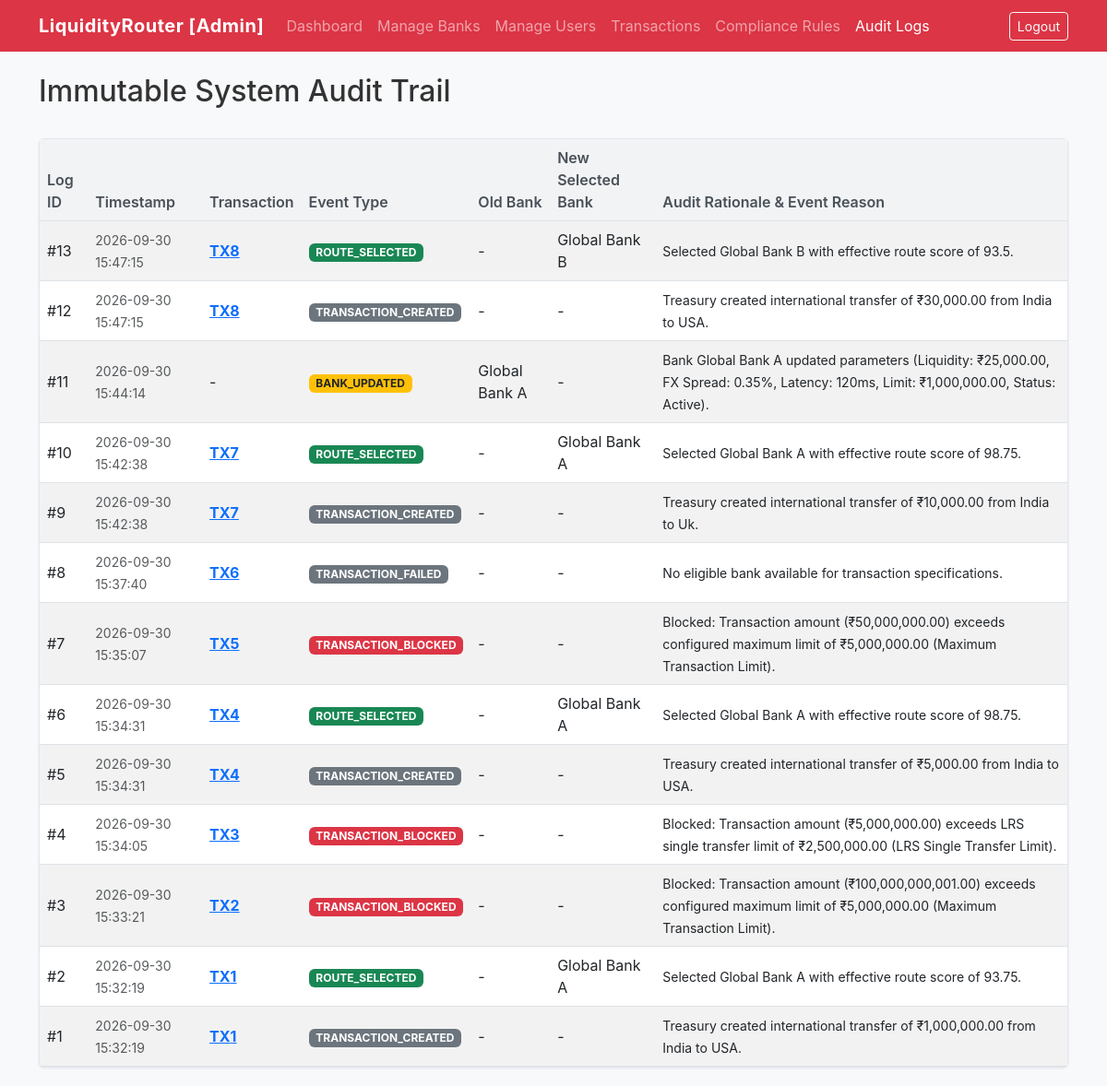
The app's page /audit_logs (signed in) with its own data.
### tables this page shows
CREATE TABLE audit_logs (
            log_id INTEGER PRIMARY KEY AUTOINCREMENT,
            transaction_id INTEGER,
            event TEXT NOT NULL,
            old_bank_id INTEGER,
            new_bank_id INTEGER,
            reason TEXT,
            timestamp TEXT NOT NULL,
            FOREIGN KEY (transaction_id) REFERENCES transactions(transaction_id)
        );

CREATE TABLE banks (
            bank_id INTEGER PRIMARY KEY AUTOINCREMENT,
            user_id INTEGER NOT NULL,
            bank_name TEXT NOT NULL,
            country TEXT NOT NULL,
            currency TEXT NOT NULL,
            liquidity REAL NOT NULL DEFAULT 0,
            fx_spread REAL NOT NULL DEFAULT 0,
            latency INTEGER NOT NULL DEFAULT 0,
            transaction_limit REAL NOT NULL DEFAULT 0,
            status TEXT NOT NULL DEFAULT 'Active',
            FOREIGN KEY (user_id) REFERENCES users(user_id)
        );

### app.py (the view)
@app.route("/audit_logs")
def audit_logs():
    if "user_id" not in session or session.get("role") != "admin":
        flash("Unauthorized access.", "error")
        return redirect(url_for("login"))
    logs = database.get_audit_logs()
    return render_template("audit_logs.html", logs=logs)

### database.py (called while the page is built)
def create_connection():
    os.makedirs(DB_DIR, exist_ok=True)
    conn = sqlite3.connect(DB_PATH)
    conn.row_factory = sqlite3.Row
    conn.execute("PRAGMA foreign_keys = ON;")
    return conn

def get_audit_logs():
    conn = create_connection()
    cursor = conn.cursor()
    cursor.execute('''
        SELECT al.*, b1.bank_name as old_bank_name, b2.bank_name as new_bank_name
        FROM audit_logs al
        LEFT JOIN banks b1 ON al.old_bank_id = b1.bank_id
        LEFT JOIN banks b2 ON al.new_bank_id = b2.bank_id
        ORDER BY al.log_id DESC
    ''')
    logs = cursor.fetchall()
    conn.close()
    return logs

### templates/audit_logs.html (shortened to what this page needs)
<!DOCTYPE html>
<html lang="en">
<head>
    <link href="https://cdn.jsdelivr.net/npm/bootstrap@5.3.0/dist/css/bootstrap.min.css" rel="stylesheet">
    <link rel="stylesheet" href="{{ url_for('static', filename='style.css') }}">
</head>
<body>
    <nav class="navbar navbar-expand-lg navbar-dark bg-danger mb-4">
        <div class="container">
            <a class="navbar-brand" href="{{ url_for('admin_dashboard') }}">LiquidityRouter [Admin]</a>
            <div class="collapse navbar-collapse" id="navbarNav">
                <ul class="navbar-nav me-auto">
                    <li class="nav-item"><a class="nav-link" href="{{ url_for('admin_dashboard') }}">Dashboard</a></li>
                    <li class="nav-item"><a class="nav-link" href="{{ url_for('manage_banks') }}">Manage Banks</a></li>
                    <li class="nav-item"><a class="nav-link" href="{{ url_for('manage_users') }}">Manage Users</a></li>
                    <li class="nav-item"><a class="nav-link" href="{{ url_for('transactions') }}">Transactions</a></li>
                    <li class="nav-item"><a class="nav-link" href="{{ url_for('compliance_rules') }}">Compliance
                            Rules</a></li>
                    <li class="nav-item"><a class="nav-link active" href="{{ url_for('audit_logs') }}">Audit Logs</a>
                    </li>
                </ul>
                <a href="{{ url_for('logout') }}" class="btn btn-outline-light btn-sm">Logout</a>
            </div>
        </div>
    </nav>
    <div class="container">
        <div class="d-flex justify-content-between align-items-center mb-4">
            <h2>Immutable System Audit Trail</h2>
        </div>
        <div class="card">
            <div class="card-body p-0">
                <div class="table-responsive">
                    <table class="table table-striped table-hover mb-0 align-middle">
                        <thead>
                            <tr>
                                <th>Log ID</th>
                                <th>Timestamp</th>
                                <th>Transaction</th>
                                <th>Event Type</th>
                                <th>Old Bank</th>
                                <th>New Selected Bank</th>
                                <th>Audit Rationale &amp; Event Reason</th>
                            </tr>
                        </thead>
                        <tbody>
                            {% if logs %}
                            {% for log in logs %}
                            <tr>
                                <td>#{{ log.log_id }}</td>
                                <td><small class="text-muted">{{ log.timestamp }}</small></td>
                                <td>
                                    {% if log.transaction_id %}
                                    <a href="{{ url_for('transaction_details', transaction_id=log.transaction_id) }}">
                                        <strong>TX{{ log.transaction_id }}</strong>
                                    </a>
                                    {% else %}
                                    -
                                    {% endif %}
                                </td>
                                <td>
                                    <span
                                        class="badge {% if log.event == 'ROUTE_SELECTED' %}bg-success{% elif log.event == 'ROUTE_REROUTED' %}bg-info text-dark{% elif log.event == 'TRANSACTION_BLOCKED' %}bg-danger{% elif log.event == 'BANK_UPDATED' %}bg-warning text-dark{% else %}bg-secondary{% endif %}">
                                        {{ log.event }}
                                    </span>
                                </td>
                                <td>{{ log.old_bank_name if log.old_bank_name else '-' }}</td>
                                <td>{{ log.new_bank_name if log.new_bank_name else '-' }}</td>
                                <td><small>{{ log.reason }}</small></td>
                            </tr>
                            {% endfor %}
                            {% else %}
                            <tr>
                                <td colspan="7" class="text-center text-muted py-4">No audit log records recorded yet.
                                </td>
                            </tr>
                            {% endif %}
                        </tbody>
                    </table>
                </div>
            </div>
        </div>
    </div>
</body>
</html>

### static/style.css (style rules this page uses)
body { background-color: #f8f9fa; font-family: -apple-system, BlinkMacSystemFont, "Segoe UI", Roboto, "Helvetica Neue", Arial, sans-serif; color: #333333; }
.navbar-brand { font-weight: 700; letter-spacing: 0.5px; }
.card { border-radius: 6px; box-shadow: 0 1px 3px rgba(0,0,0,0.08); margin-bottom: 20px; border: 1px solid #de5d67; border-color: #e3e6f0; }
.table th { background-color: #f1f3f5; font-weight: 600; color: #495057; }

### records on screen
audit_logs: log_id "13", timestamp "2026-09-30 15:47:15", transaction_id "8", event "ROUTE_SELECTED", old_bank_name "-", bank_name "Global Bank B", reason "Selected Global Bank B with effective route score of 93.5."
audit_logs: log_id "12", timestamp "2026-09-30 15:47:15", transaction_id "8", event "TRANSACTION_CREATED", old_bank_name "-", new_bank_name "-", reason "Treasury created international transfer of ₹30,000.00 from India to USA."
audit_logs: log_id "11", timestamp "2026-09-30 15:44:14", event "BANK_UPDATED", bank_name "Global Bank A", new_bank_name "-", reason "Bank Global Bank A updated parameters (Liquidity: ₹25,000.00, FX Spread: 0.35%, Latency: 120ms, Limit: ₹1,000,000.00, Status: Active)."
audit_logs: log_id "10", timestamp "2026-09-30 15:42:38", transaction_id "7", event "ROUTE_SELECTED", old_bank_name "-", bank_name "Global Bank A", reason "Selected Global Bank A with effective route score of 98.75."
audit_logs: log_id "9", timestamp "2026-09-30 15:42:38", transaction_id "7", event "TRANSACTION_CREATED", old_bank_name "-", new_bank_name "-", reason "Treasury created international transfer of ₹10,000.00 from India to Uk."
audit_logs: log_id "8", timestamp "2026-09-30 15:37:40", transaction_id "6", event "TRANSACTION_FAILED", old_bank_name "-", new_bank_name "-", reason "No eligible bank available for transaction specifications."
audit_logs: log_id "7", timestamp "2026-09-30 15:35:07", transaction_id "5", event "TRANSACTION_BLOCKED", old_bank_name "-", new_bank_name "-", reason "Blocked: Transaction amount (₹50,000,000.00) exceeds configured maximum limit of ₹5,000,000.00 (Maximum Transaction Limit)."
audit_logs: log_id "6", timestamp "2026-09-30 15:34:31", transaction_id "4", event "ROUTE_SELECTED", old_bank_name "-", bank_name "Global Bank A", reason "Selected Global Bank A with effective route score of 98.75."
audit_logs: log_id "5", timestamp "2026-09-30 15:34:31", transaction_id "4", event "TRANSACTION_CREATED", old_bank_name "-", new_bank_name "-", reason "Treasury created international transfer of ₹5,000.00 from India to USA."
audit_logs: log_id "4", timestamp "2026-09-30 15:34:05", transaction_id "3", event "TRANSACTION_BLOCKED", old_bank_name "-", new_bank_name "-", reason "Blocked: Transaction amount (₹5,000,000.00) exceeds LRS single transfer limit of ₹2,500,000.00 (LRS Single Transfer Limit)."
audit_logs: log_id "3", timestamp "2026-09-30 15:33:21", transaction_id "2", event "TRANSACTION_BLOCKED", old_bank_name "-", new_bank_name "-", reason "Blocked: Transaction amount (₹100,000,000,001.00) exceeds configured maximum limit of ₹5,000,000.00 (Maximum Transaction Limit)."
audit_logs: log_id "2", timestamp "2026-09-30 15:32:19", transaction_id "1", event "ROUTE_SELECTED", old_bank_name "-", bank_name "Global Bank A", reason "Selected Global Bank A with effective route score of 93.75."
audit_logs: log_id "1", timestamp "2026-09-30 15:32:19", transaction_id "1", event "TRANSACTION_CREATED", old_bank_name "-", new_bank_name "-", reason "Treasury created international transfer of ₹1,000,000.00 from India to USA."
